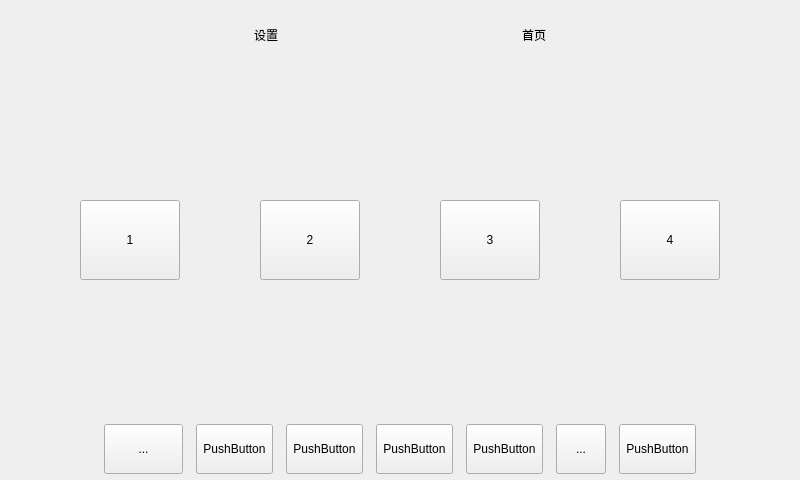
<?xml version="1.0" encoding="UTF-8"?>
<ui version="4.0">
 <class>Widget</class>
 <widget class="QWidget" name="Widget">
  <property name="geometry">
   <rect>
    <x>0</x>
    <y>0</y>
    <width>800</width>
    <height>480</height>
   </rect>
  </property>
  <property name="minimumSize">
   <size>
    <width>800</width>
    <height>480</height>
   </size>
  </property>
  <property name="maximumSize">
   <size>
    <width>800</width>
    <height>480</height>
   </size>
  </property>
  <property name="windowTitle">
   <string>Widget</string>
  </property>
  <layout class="QVBoxLayout" name="verticalLayout_3">
   <property name="spacing">
    <number>0</number>
   </property>
   <property name="margin">
    <number>0</number>
   </property>
   <item>
    <layout class="QVBoxLayout" name="verticalLayout_2">
     <property name="spacing">
      <number>0</number>
     </property>
     <item>
      <widget class="QWidget" name="widget_Top" native="true">
       <property name="minimumSize">
        <size>
         <width>0</width>
         <height>70</height>
        </size>
       </property>
       <layout class="QHBoxLayout" name="horizontalLayout">
        <property name="spacing">
         <number>0</number>
        </property>
        <property name="margin">
         <number>0</number>
        </property>
        <item>
         <spacer name="horizontalSpacer">
          <property name="orientation">
           <enum>Qt::Horizontal</enum>
          </property>
          <property name="sizeHint" stdset="0">
           <size>
            <width>145</width>
            <height>20</height>
           </size>
          </property>
         </spacer>
        </item>
        <item>
         <widget class="QToolButton" name="tbnSetting">
          <property name="minimumSize">
           <size>
            <width>35</width>
            <height>35</height>
           </size>
          </property>
          <property name="cursor">
           <cursorShape>OpenHandCursor</cursorShape>
          </property>
          <property name="styleSheet">
           <string notr="true"/>
          </property>
          <property name="text">
           <string>设置</string>
          </property>
          <property name="toolButtonStyle">
           <enum>Qt::ToolButtonTextUnderIcon</enum>
          </property>
          <property name="autoRaise">
           <bool>true</bool>
          </property>
         </widget>
        </item>
        <item>
         <spacer name="horizontalSpacer_2">
          <property name="orientation">
           <enum>Qt::Horizontal</enum>
          </property>
          <property name="sizeType">
           <enum>QSizePolicy::Maximum</enum>
          </property>
          <property name="sizeHint" stdset="0">
           <size>
            <width>40</width>
            <height>0</height>
           </size>
          </property>
         </spacer>
        </item>
        <item>
         <widget class="QLabel" name="label_title">
          <property name="minimumSize">
           <size>
            <width>150</width>
            <height>0</height>
           </size>
          </property>
          <property name="maximumSize">
           <size>
            <width>16777215</width>
            <height>40</height>
           </size>
          </property>
          <property name="styleSheet">
           <string notr="true">border-image: url(:/images/title.png);</string>
          </property>
          <property name="text">
           <string/>
          </property>
         </widget>
        </item>
        <item>
         <spacer name="horizontalSpacer_3">
          <property name="orientation">
           <enum>Qt::Horizontal</enum>
          </property>
          <property name="sizeType">
           <enum>QSizePolicy::Maximum</enum>
          </property>
          <property name="sizeHint" stdset="0">
           <size>
            <width>40</width>
            <height>20</height>
           </size>
          </property>
         </spacer>
        </item>
        <item>
         <widget class="QToolButton" name="tbnHome">
          <property name="minimumSize">
           <size>
            <width>35</width>
            <height>35</height>
           </size>
          </property>
          <property name="cursor">
           <cursorShape>OpenHandCursor</cursorShape>
          </property>
          <property name="text">
           <string>首页</string>
          </property>
          <property name="toolButtonStyle">
           <enum>Qt::ToolButtonTextUnderIcon</enum>
          </property>
          <property name="autoRaise">
           <bool>true</bool>
          </property>
         </widget>
        </item>
        <item>
         <spacer name="horizontalSpacer_4">
          <property name="orientation">
           <enum>Qt::Horizontal</enum>
          </property>
          <property name="sizeHint" stdset="0">
           <size>
            <width>145</width>
            <height>20</height>
           </size>
          </property>
         </spacer>
        </item>
       </layout>
      </widget>
     </item>
     <item>
      <widget class="QStackedWidget" name="stackedWidget">
       <property name="currentIndex">
        <number>0</number>
       </property>
       <widget class="QWidget" name="page">
        <layout class="QVBoxLayout" name="verticalLayout">
         <property name="spacing">
          <number>0</number>
         </property>
         <property name="margin">
          <number>0</number>
         </property>
         <item>
          <widget class="QWidget" name="widget_Mid" native="true">
           <layout class="QHBoxLayout" name="horizontalLayout_2">
            <property name="spacing">
             <number>0</number>
            </property>
            <property name="margin">
             <number>0</number>
            </property>
            <item>
             <widget class="QToolButton" name="tbnParlor">
              <property name="minimumSize">
               <size>
                <width>100</width>
                <height>80</height>
               </size>
              </property>
              <property name="cursor">
               <cursorShape>OpenHandCursor</cursorShape>
              </property>
              <property name="styleSheet">
               <string notr="true"/>
              </property>
              <property name="text">
               <string>1</string>
              </property>
              <property name="toolButtonStyle">
               <enum>Qt::ToolButtonTextUnderIcon</enum>
              </property>
              <property name="autoRaise">
               <bool>false</bool>
              </property>
             </widget>
            </item>
            <item>
             <widget class="QToolButton" name="tbnBedRoom">
              <property name="minimumSize">
               <size>
                <width>100</width>
                <height>80</height>
               </size>
              </property>
              <property name="cursor">
               <cursorShape>OpenHandCursor</cursorShape>
              </property>
              <property name="styleSheet">
               <string notr="true"/>
              </property>
              <property name="text">
               <string>2</string>
              </property>
              <property name="toolButtonStyle">
               <enum>Qt::ToolButtonTextUnderIcon</enum>
              </property>
              <property name="autoRaise">
               <bool>false</bool>
              </property>
             </widget>
            </item>
            <item>
             <widget class="QToolButton" name="tbnKitchen">
              <property name="minimumSize">
               <size>
                <width>100</width>
                <height>80</height>
               </size>
              </property>
              <property name="cursor">
               <cursorShape>OpenHandCursor</cursorShape>
              </property>
              <property name="styleSheet">
               <string notr="true"/>
              </property>
              <property name="text">
               <string>3</string>
              </property>
              <property name="toolButtonStyle">
               <enum>Qt::ToolButtonTextUnderIcon</enum>
              </property>
              <property name="autoRaise">
               <bool>false</bool>
              </property>
             </widget>
            </item>
            <item>
             <widget class="QToolButton" name="tbnSafety">
              <property name="minimumSize">
               <size>
                <width>100</width>
                <height>80</height>
               </size>
              </property>
              <property name="cursor">
               <cursorShape>OpenHandCursor</cursorShape>
              </property>
              <property name="styleSheet">
               <string notr="true"/>
              </property>
              <property name="text">
               <string>4</string>
              </property>
              <property name="toolButtonStyle">
               <enum>Qt::ToolButtonTextUnderIcon</enum>
              </property>
              <property name="autoRaise">
               <bool>false</bool>
              </property>
             </widget>
            </item>
           </layout>
          </widget>
         </item>
        </layout>
       </widget>
       <widget class="QWidget" name="page_2">
        <layout class="QGridLayout" name="gridLayout_2">
         <item row="0" column="0">
          <layout class="QGridLayout" name="gridLayout">
           <item row="0" column="1">
            <spacer name="verticalSpacer">
             <property name="orientation">
              <enum>Qt::Vertical</enum>
             </property>
             <property name="sizeType">
              <enum>QSizePolicy::Maximum</enum>
             </property>
             <property name="sizeHint" stdset="0">
              <size>
               <width>20</width>
               <height>40</height>
              </size>
             </property>
            </spacer>
           </item>
           <item row="1" column="0">
            <spacer name="horizontalSpacer_13">
             <property name="orientation">
              <enum>Qt::Horizontal</enum>
             </property>
             <property name="sizeHint" stdset="0">
              <size>
               <width>40</width>
               <height>20</height>
              </size>
             </property>
            </spacer>
           </item>
           <item row="1" column="1">
            <widget class="QWidget" name="widget_data" native="true">
             <property name="minimumSize">
              <size>
               <width>420</width>
               <height>200</height>
              </size>
             </property>
             <layout class="QVBoxLayout" name="verticalLayout_4">
              <property name="spacing">
               <number>0</number>
              </property>
              <property name="margin">
               <number>0</number>
              </property>
              <item>
               <layout class="QHBoxLayout" name="horizontalLayout_6">
                <property name="spacing">
                 <number>10</number>
                </property>
                <property name="topMargin">
                 <number>20</number>
                </property>
                <item>
                 <spacer name="horizontalSpacer_9">
                  <property name="orientation">
                   <enum>Qt::Horizontal</enum>
                  </property>
                  <property name="sizeHint" stdset="0">
                   <size>
                    <width>40</width>
                    <height>20</height>
                   </size>
                  </property>
                 </spacer>
                </item>
                <item>
                 <layout class="QHBoxLayout" name="horizontalLayout_5">
                  <item>
                   <widget class="QLabel" name="label_hour">
                    <property name="minimumSize">
                     <size>
                      <width>80</width>
                      <height>0</height>
                     </size>
                    </property>
                    <property name="styleSheet">
                     <string notr="true">font: 75 50pt &quot;黑体&quot;;
</string>
                    </property>
                    <property name="text">
                     <string>17</string>
                    </property>
                    <property name="alignment">
                     <set>Qt::AlignCenter</set>
                    </property>
                   </widget>
                  </item>
                  <item>
                   <widget class="QLabel" name="label">
                    <property name="styleSheet">
                     <string notr="true">font: 75 50pt &quot;黑体&quot;;
color: rgb(255, 255, 255);</string>
                    </property>
                    <property name="text">
                     <string>:</string>
                    </property>
                   </widget>
                  </item>
                  <item>
                   <widget class="QLabel" name="label_min">
                    <property name="minimumSize">
                     <size>
                      <width>80</width>
                      <height>0</height>
                     </size>
                    </property>
                    <property name="styleSheet">
                     <string notr="true">font: 75 50pt &quot;黑体&quot;;</string>
                    </property>
                    <property name="text">
                     <string>56</string>
                    </property>
                    <property name="alignment">
                     <set>Qt::AlignCenter</set>
                    </property>
                   </widget>
                  </item>
                 </layout>
                </item>
                <item>
                 <widget class="QLabel" name="label_sec">
                  <property name="styleSheet">
                   <string notr="true">font: 75 20pt &quot;微软雅黑&quot;;</string>
                  </property>
                  <property name="text">
                   <string>43</string>
                  </property>
                  <property name="alignment">
                   <set>Qt::AlignBottom|Qt::AlignRight|Qt::AlignTrailing</set>
                  </property>
                 </widget>
                </item>
                <item>
                 <spacer name="horizontalSpacer_10">
                  <property name="orientation">
                   <enum>Qt::Horizontal</enum>
                  </property>
                  <property name="sizeHint" stdset="0">
                   <size>
                    <width>40</width>
                    <height>20</height>
                   </size>
                  </property>
                 </spacer>
                </item>
               </layout>
              </item>
              <item>
               <layout class="QHBoxLayout" name="horizontalLayout_7">
                <property name="spacing">
                 <number>0</number>
                </property>
                <property name="bottomMargin">
                 <number>20</number>
                </property>
                <item>
                 <spacer name="horizontalSpacer_11">
                  <property name="orientation">
                   <enum>Qt::Horizontal</enum>
                  </property>
                  <property name="sizeHint" stdset="0">
                   <size>
                    <width>40</width>
                    <height>20</height>
                   </size>
                  </property>
                 </spacer>
                </item>
                <item>
                 <layout class="QHBoxLayout" name="horizontalLayout_4">
                  <item>
                   <widget class="QLabel" name="label_data">
                    <property name="styleSheet">
                     <string notr="true">font: 75 22pt &quot;楷体&quot;;</string>
                    </property>
                    <property name="text">
                     <string>2016年1月7日</string>
                    </property>
                    <property name="alignment">
                     <set>Qt::AlignLeading|Qt::AlignLeft|Qt::AlignVCenter</set>
                    </property>
                   </widget>
                  </item>
                  <item>
                   <spacer name="horizontalSpacer_7">
                    <property name="orientation">
                     <enum>Qt::Horizontal</enum>
                    </property>
                    <property name="sizeType">
                     <enum>QSizePolicy::Maximum</enum>
                    </property>
                    <property name="sizeHint" stdset="0">
                     <size>
                      <width>20</width>
                      <height>20</height>
                     </size>
                    </property>
                   </spacer>
                  </item>
                  <item>
                   <widget class="QLabel" name="label_week">
                    <property name="styleSheet">
                     <string notr="true">font: 75 22pt &quot;楷体&quot;;</string>
                    </property>
                    <property name="text">
                     <string>星期四</string>
                    </property>
                    <property name="alignment">
                     <set>Qt::AlignLeading|Qt::AlignLeft|Qt::AlignVCenter</set>
                    </property>
                   </widget>
                  </item>
                 </layout>
                </item>
                <item>
                 <spacer name="horizontalSpacer_12">
                  <property name="orientation">
                   <enum>Qt::Horizontal</enum>
                  </property>
                  <property name="sizeHint" stdset="0">
                   <size>
                    <width>40</width>
                    <height>20</height>
                   </size>
                  </property>
                 </spacer>
                </item>
               </layout>
              </item>
             </layout>
            </widget>
           </item>
           <item row="1" column="2">
            <spacer name="horizontalSpacer_14">
             <property name="orientation">
              <enum>Qt::Horizontal</enum>
             </property>
             <property name="sizeHint" stdset="0">
              <size>
               <width>40</width>
               <height>20</height>
              </size>
             </property>
            </spacer>
           </item>
           <item row="2" column="1">
            <spacer name="verticalSpacer_2">
             <property name="orientation">
              <enum>Qt::Vertical</enum>
             </property>
             <property name="sizeType">
              <enum>QSizePolicy::Maximum</enum>
             </property>
             <property name="sizeHint" stdset="0">
              <size>
               <width>20</width>
               <height>60</height>
              </size>
             </property>
            </spacer>
           </item>
          </layout>
         </item>
        </layout>
       </widget>
      </widget>
     </item>
     <item>
      <widget class="QLabel" name="label_Bottom_Div">
       <property name="minimumSize">
        <size>
         <width>0</width>
         <height>0</height>
        </size>
       </property>
       <property name="maximumSize">
        <size>
         <width>16777215</width>
         <height>3</height>
        </size>
       </property>
       <property name="text">
        <string/>
       </property>
      </widget>
     </item>
     <item>
      <widget class="QWidget" name="widget_Bottom" native="true">
       <property name="sizePolicy">
        <sizepolicy hsizetype="Minimum" vsizetype="Preferred">
         <horstretch>0</horstretch>
         <verstretch>0</verstretch>
        </sizepolicy>
       </property>
       <layout class="QHBoxLayout" name="horizontalLayout_3">
        <property name="spacing">
         <number>13</number>
        </property>
        <property name="leftMargin">
         <number>0</number>
        </property>
        <property name="topMargin">
         <number>10</number>
        </property>
        <property name="rightMargin">
         <number>0</number>
        </property>
        <property name="bottomMargin">
         <number>6</number>
        </property>
        <item>
         <spacer name="horizontalSpacer_5">
          <property name="orientation">
           <enum>Qt::Horizontal</enum>
          </property>
          <property name="sizeHint" stdset="0">
           <size>
            <width>40</width>
            <height>20</height>
           </size>
          </property>
         </spacer>
        </item>
        <item>
         <widget class="QToolButton" name="tbnControl">
          <property name="sizePolicy">
           <sizepolicy hsizetype="Maximum" vsizetype="Fixed">
            <horstretch>0</horstretch>
            <verstretch>0</verstretch>
           </sizepolicy>
          </property>
          <property name="minimumSize">
           <size>
            <width>79</width>
            <height>50</height>
           </size>
          </property>
          <property name="cursor">
           <cursorShape>OpenHandCursor</cursorShape>
          </property>
          <property name="text">
           <string>...</string>
          </property>
         </widget>
        </item>
        <item>
         <widget class="QToolButton" name="tbnCurtain">
          <property name="sizePolicy">
           <sizepolicy hsizetype="Maximum" vsizetype="Fixed">
            <horstretch>0</horstretch>
            <verstretch>0</verstretch>
           </sizepolicy>
          </property>
          <property name="minimumSize">
           <size>
            <width>50</width>
            <height>50</height>
           </size>
          </property>
          <property name="cursor">
           <cursorShape>OpenHandCursor</cursorShape>
          </property>
          <property name="text">
           <string>PushButton</string>
          </property>
         </widget>
        </item>
        <item>
         <widget class="QToolButton" name="tbnMusic">
          <property name="sizePolicy">
           <sizepolicy hsizetype="Maximum" vsizetype="Fixed">
            <horstretch>0</horstretch>
            <verstretch>0</verstretch>
           </sizepolicy>
          </property>
          <property name="minimumSize">
           <size>
            <width>50</width>
            <height>50</height>
           </size>
          </property>
          <property name="cursor">
           <cursorShape>OpenHandCursor</cursorShape>
          </property>
          <property name="text">
           <string>PushButton</string>
          </property>
         </widget>
        </item>
        <item>
         <widget class="QToolButton" name="tbnModel">
          <property name="sizePolicy">
           <sizepolicy hsizetype="Maximum" vsizetype="Fixed">
            <horstretch>0</horstretch>
            <verstretch>0</verstretch>
           </sizepolicy>
          </property>
          <property name="minimumSize">
           <size>
            <width>50</width>
            <height>50</height>
           </size>
          </property>
          <property name="cursor">
           <cursorShape>OpenHandCursor</cursorShape>
          </property>
          <property name="text">
           <string>PushButton</string>
          </property>
         </widget>
        </item>
        <item>
         <widget class="QToolButton" name="tbnNight">
          <property name="sizePolicy">
           <sizepolicy hsizetype="Maximum" vsizetype="Fixed">
            <horstretch>0</horstretch>
            <verstretch>0</verstretch>
           </sizepolicy>
          </property>
          <property name="minimumSize">
           <size>
            <width>50</width>
            <height>50</height>
           </size>
          </property>
          <property name="cursor">
           <cursorShape>OpenHandCursor</cursorShape>
          </property>
          <property name="text">
           <string>PushButton</string>
          </property>
         </widget>
        </item>
        <item>
         <widget class="QToolButton" name="tbnStatistic">
          <property name="sizePolicy">
           <sizepolicy hsizetype="Maximum" vsizetype="Fixed">
            <horstretch>0</horstretch>
            <verstretch>0</verstretch>
           </sizepolicy>
          </property>
          <property name="minimumSize">
           <size>
            <width>50</width>
            <height>50</height>
           </size>
          </property>
          <property name="cursor">
           <cursorShape>OpenHandCursor</cursorShape>
          </property>
          <property name="text">
           <string>...</string>
          </property>
         </widget>
        </item>
        <item>
         <widget class="QToolButton" name="tbnRelaxation">
          <property name="sizePolicy">
           <sizepolicy hsizetype="Maximum" vsizetype="Fixed">
            <horstretch>0</horstretch>
            <verstretch>0</verstretch>
           </sizepolicy>
          </property>
          <property name="minimumSize">
           <size>
            <width>50</width>
            <height>50</height>
           </size>
          </property>
          <property name="cursor">
           <cursorShape>OpenHandCursor</cursorShape>
          </property>
          <property name="text">
           <string>PushButton</string>
          </property>
         </widget>
        </item>
        <item>
         <spacer name="horizontalSpacer_6">
          <property name="orientation">
           <enum>Qt::Horizontal</enum>
          </property>
          <property name="sizeHint" stdset="0">
           <size>
            <width>40</width>
            <height>20</height>
           </size>
          </property>
         </spacer>
        </item>
       </layout>
      </widget>
     </item>
    </layout>
   </item>
  </layout>
 </widget>
 <layoutdefault spacing="6" margin="11"/>
 <resources/>
 <connections/>
</ui>
